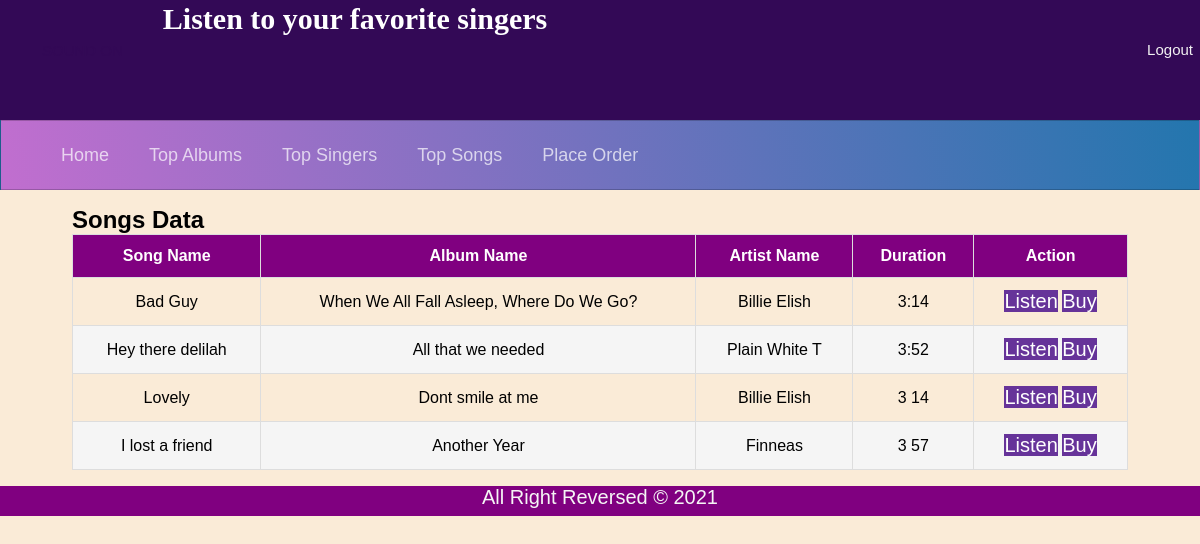
/topsongs.php, run on the app's committed database.
### tables this page shows
CREATE TABLE `song` (
  `song_id` int(255) NOT NULL,
  `songname` varchar(255) NOT NULL,
  `album_name` varchar(255) NOT NULL,
  `artist_name` varchar(255) NOT NULL,
  `duration` text NOT NULL
);

### topsongs.php (the view, shortened to what this page needs)
<?php
include 'connection.php';
$sql="SELECT * from song";
$result = $con->query($sql);
?>
<!DOCTYPE html>
<html>
<head>
    <link rel="stylesheet" href="assets/css/userstyle.css">
    <link rel="stylesheet" href="assets/css/mainIndex.css">
    <link rel="stylesheet" href="assets/css/tablestyle.css">
</head>
<body>
    <div class="container">
        <div class="header">
            <div class="hdtext">
                <a class="active" id="sound" href="#">Sound On</a></div>
            <h1>Listen to your favorite singers</h1>
            <a href="logout.php">Logout</a>
        </div>
        <nav class="navbar">
        <ul class="main-nav" id="js-menu">
        <li>
                <a href="Userpage.php" class="nav-links">Home</a>
            </li>
            <li>
                <a href="Userpage.php" class="nav-links">Top Albums</a>
            </li>
                <a href="topsingers.php" class="nav-links">Top Singers</a>
            <li>
                <a href="topsongs.php" class="nav-links">Top Songs</a>
            </li>
            <li>
                <a href="order.php" class="nav-links">Place Order</a>
            </li>
        </ul>
    </nav>
    <div class = "products">
        <div class = "containerM">
        <h2>Songs Data</h2>
<table class="table">
  <thead>
      <tr>
       <th>Song Name</th>
       <th>Album Name</th>
       <th>Artist Name</th>
       <th>Duration</th>
       <th>Action</th>
  </thead>
  <tbody>
  <?php
         if ($result->num_rows > 0) {
             while ($row = $result->fetch_assoc()) {
     ?>
                 <tr>
                 <td data-label="Song Name"><?php echo $row['songname']; ?></td>
                 <td data-label="Album Name"><?php echo $row['album_name']; ?></td>
                 <td data-label="Artist Name"><?php echo $row['artist_name']; ?></td>
                 <td data-label="Duration"><?php echo $row['duration']; ?></td>
                 <td data-label="Action"><a class="btn" href="#?id=<?php echo $row['song_id']; ?>">Listen</a>&nbsp;<a class="btn" href=order.php?id=<?php echo $row['song_id']; ?>">Buy</a></td>
                 </tr>
     <?php		}
         }
     ?>
  </tbody>
</table>
        </div>
    </div>
    </div>
    <div class="footer" style="position:relative; top:90%;">
        <p>All Right Reversed &copy; 2021</p>
    </div>
    </body>
</html>

### assets/css/userstyle.css (style rules this page uses)
body { margin: 0; font-family: Arial, Helvetica, sans-serif; background-color: antiquewhite; }
* { box-sizing: border-box; padding: 0; margin: 0; }
.container { background-color: antiquewhite; }
.footer { position: relative; left: 0; bottom: 0; width: 100%; background-color: purple; color: white; text-align: center; height: 30px; }
.footer p { color: whitesmoke; font-size: 20px; }
.header { display: block; background-color:#330956; color: #ffffff; padding: 2px; height: 120px; font-size: 15px; width: 100%; }
.header .hdtext a.active { float: left; padding: 20px; margin: 20px; display: block; text-transform: uppercase; margin-right: 20px; color: #330956; }
.header a { float: right; color: #f2f2f2; text-decoration: none; font-size: 15px; padding: 5px; }
.header h1 { font-family: cursive; }
.navbar { font-size: 18px; background-image: linear-gradient(260deg, #2376ae 0%, #c16ecf 100%); border: 1px solid rgba(0, 0, 0, 0.2); padding-bottom: 10px; }
.main-nav { list-style-type: none; display: none; }
.nav-links, .logo { text-decoration: none; color: rgba(255, 255, 255, 0.7); }
.main-nav li { text-align: center; margin: 15px auto; }
.active { display: block; }
.footer { background-color: purple; color: azure; }
.footer p { text-align: center; color: whitesmoke; }
@media screen and (min-width: 768px) { .navbar { display: flex; justify-content: flex-start; padding-bottom: 0; height: 70px; align-items: center; } }
@media screen and (min-width: 768px) { .main-nav { display: flex; margin-right: 30px; flex-direction: row; justify-content: flex-end; } }
@media screen and (min-width: 768px) { .main-nav li { margin: 0; } }
@media screen and (min-width: 768px) { .nav-links { margin-left: 40px; } }

### assets/css/mainIndex.css (style rules this page uses)
.containerM { width: 88vw; margin: 0 auto; }
.products { background: var(--alice-blue); padding: 1rem 0; }

### assets/css/tablestyle.css (style rules this page uses)
.table { width: 100%; border-collapse: collapse; }
.table td,.table th { padding:12px 15px; border:1px solid #ddd; text-align: center; font-size:16px; }
.table th { background-color: purple; color:#ffffff; }
.table tbody tr:nth-child(even) { background-color: #f5f5f5; }
.btn { font-size: 20px; text-decoration: none; color: white; background-color: rebeccapurple; }

### data on the page
song: songname "Bad Guy", album_name "When We All Fall Asleep, Where Do We Go?", artist_name "Billie Elish", duration "3:14"
song: songname "Hey there delilah", album_name "All that we needed", artist_name "Plain White T", duration "3:52"
song: songname "Lovely", album_name "Dont smile at me", artist_name "Billie Elish", duration "3 14"
song: songname "I lost a friend", album_name "Another Year", artist_name "Finneas", duration "3 57"
